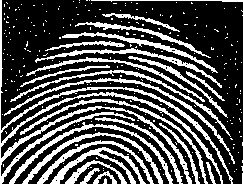
#> input picture Practica 7/Imagenes/huella-dactilar.jpg, 243 x 184 px
$ python Practica7.py
#> lines starting #> are read from the running program, lines starting #| are printed output that depends on the picture; after the words box and inside, x2 and y2 are one past the last pixel; in counts of white or black regions, pixels touching at a corner belong together
import cv2
import numpy as np

from matplotlib import pyplot as plt
imagen=cv2.imread("./Imagenes/huella-dactilar.jpg")    #Carga la magen
#> imagen is the input picture: shape (184, 243, 3); 30.6% white; 261 white regions (237 under 20 px), largest, box (x1, y1, x2, y2) and area: (0, 0, 233, 184) 3336, (9, 122, 173, 184) 806, (4, 78, 235, 164) 772
imagen=cv2.cvtColor(imagen,cv2.COLOR_BGR2GRAY)  #Convierte la imagen a niveles de gris

kernel1=np.ones((5,5),np.uint8)
kernel2=np.array(
        [[0,0,0,0,0],
         [0,0,1,0,0],
         [0,1,1,1,0],
         [0,0,1,0,0],
         [0,0,0,0,0]],np.uint8)
kernel3=np.array(
        [[1,1,1],
         [1,1,1],
         [1,1,1]],np.uint8)

print(kernel2)


cv2.imshow('Original', imagen)

imagenErosionada = cv2.erode(imagen, kernel1, iterations=1)
#> imagenErosionada: shape (184, 243); 0.11% white in thin lines or dots, all inside (x1, y1, x2, y2) = (0, 37, 178, 184)
cv2.imshow('Erosion 1', imagenErosionada)
cv2.waitKey(0)
imagenErosionada = cv2.erode(imagen, kernel2, iterations=1)
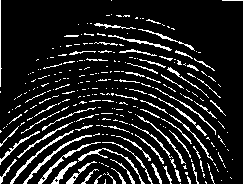
#> imagenErosionada: shape (184, 243); 12.3% white in thin lines or dots
cv2.imshow('Erosion 2', imagenErosionada)
cv2.waitKey(0)
imagenErosionada = cv2.erode(imagen, kernel3, iterations=1)
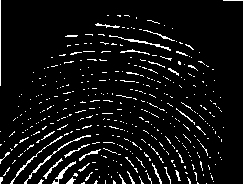
#> imagenErosionada: shape (184, 243); 6.4% white in thin lines or dots
cv2.imshow('Erosion 3', imagenErosionada)
cv2.waitKey(0)

imagenDilatada = cv2.dilate(imagen, kernel1, iterations=1)
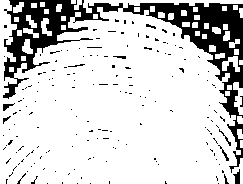
#> imagenDilatada: shape (184, 243); 81.9% white; 176 black regions (166 under 20 px), largest, box (x1, y1, x2, y2) and area: (3, 0, 243, 173) 7247, (233, 169, 240, 184) 62, (3, 103, 15, 111) 43
cv2.imshow('Dilatacion 1', imagenDilatada)
cv2.waitKey(0)
imagenDilatada = cv2.dilate(imagen, kernel2, iterations=1)
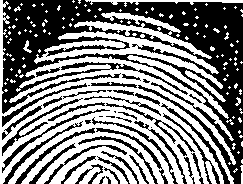
#> imagenDilatada: shape (184, 243); 50.7% white; 47 black regions (8 under 20 px), largest, box (x1, y1, x2, y2) and area: (2, 0, 243, 184) 15454, (2, 98, 83, 156) 381, (2, 109, 110, 173) 377
cv2.imshow('Dilatacion 2', imagenDilatada)
cv2.waitKey(0)
imagenDilatada = cv2.dilate(imagen, kernel3, iterations=1)
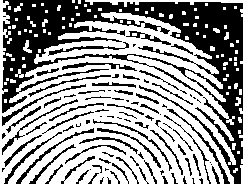
#> imagenDilatada: shape (184, 243); 59.3% white; 97 black regions (38 under 20 px), largest, box (x1, y1, x2, y2) and area: (2, 0, 243, 184) 12614, (16, 128, 94, 184) 271, (167, 109, 230, 184) 263
cv2.imshow('Dilatacion 3', imagenDilatada)
cv2.waitKey(0)

imagenApertura = cv2.dilate(imagen, kernel1, iterations=1)
imagenApertura = cv2.erode(imagenApertura, kernel1, iterations=1)
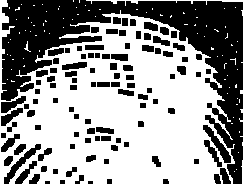
#> imagenApertura: shape (184, 243); 58% white; 106 black regions (2 under 20 px), largest, box (x1, y1, x2, y2) and area: (1, 0, 243, 184) 12923, (4, 144, 41, 184) 309, (203, 125, 231, 163) 296
cv2.imshow('Apertura', imagenApertura)
cv2.waitKey(0)

imagenClausura = cv2.erode(imagen, kernel1, iterations=1)
imagenClausura = cv2.dilate(imagenClausura, kernel1, iterations=1)
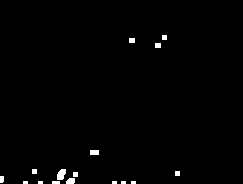
#> imagenClausura: shape (184, 243); 1% white; 16 white regions (5 under 20 px), largest, box (x1, y1, x2, y2) and area: (57, 169, 66, 180) 76, (66, 178, 75, 184) 47, (90, 150, 99, 155) 45
cv2.imshow('Clausura', imagenClausura)
cv2.waitKey(0)

$ run again, with Practica 7/Imagenes/estrella.jpg copied over Practica 7/Imagenes/huella-dactilar.jpg
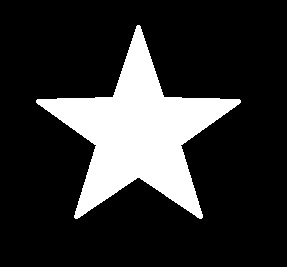
#> input picture Practica 7/Imagenes/estrella.jpg, 287 x 267 px
#> imagen is the input picture: shape (267, 287, 3); min 0, max 255, mean 48.7
#> imagen: shape (267, 287)
#> `imagenErosionada = cv2.erode(imagen, kernel1, iterations=1)`:
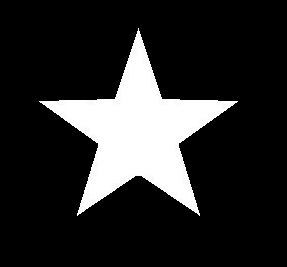
#> imagenErosionada: shape (267, 287); min 0, max 255, mean 42.2
#> `imagenDilatada = cv2.dilate(imagen, kernel1, iterations=1)`:
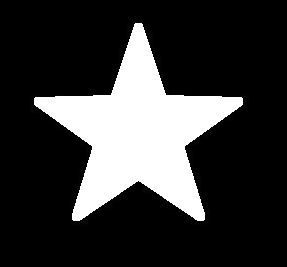
#> imagenDilatada: shape (267, 287); min 0, max 255, mean 55.3
